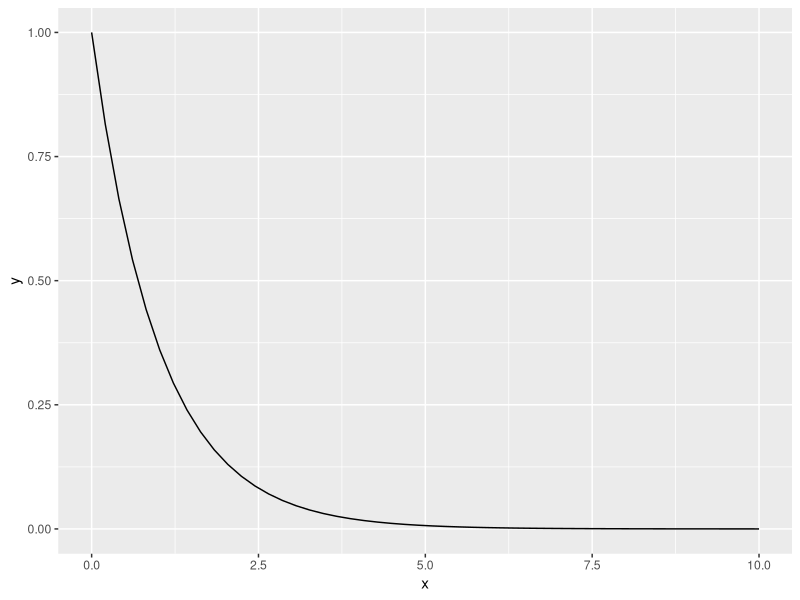
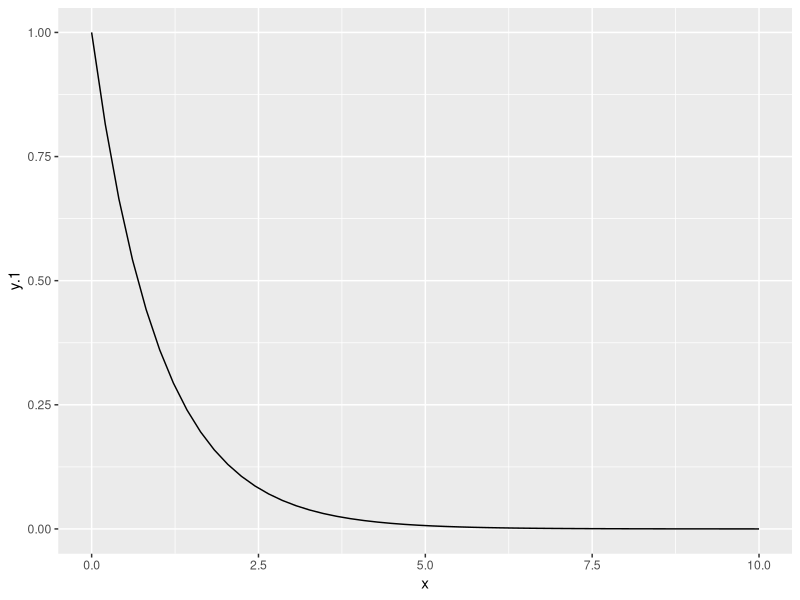
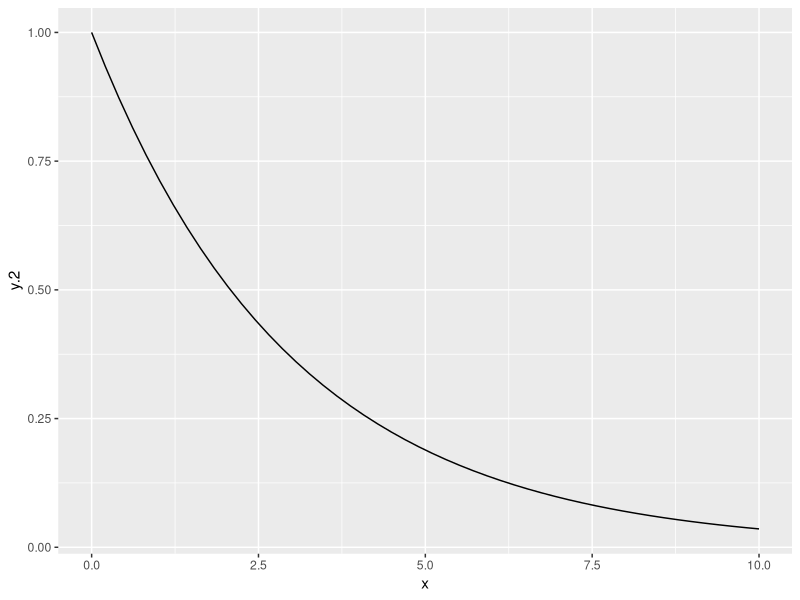

Recreate these plots in R, in order.
## ---- chunk 1
knitr::opts_chunk$set(fig.width = 4, fig.height = 3)
## ---- chunk 2
NegExp <- function(x, a, b) {
	a*exp(-b*x)
}
## ---- chunk 3
x <- seq(from = 0, to = 10, length = 50)
y <- NegExp(x, a = 1, b = 1)
nexp <- data.frame(x=x, y=y)
head(nexp)
## ---- chunk 4
library(ggplot2) #don't forget to load the package
ggplot(nexp, aes(x=x,y=y)) + geom_line()
## ---- chunk 5
NegExp <- function(x, a = 1, b = 1) {
	a*exp(-b*x)
}

nexp$y.1 <- NegExp(x) # using default values of a and b
ggplot(nexp, aes(x=x,y=y.1)) + geom_line()
nexp$y.2 <- NegExp(x, b=1/3) # using default value of a, but changing b
ggplot(nexp, aes(x=x,y=y.2)) + geom_line()
## ---- chunk 6
NegExp <- function(x, a = 1, b = 1) {
	y <- a*exp(-b*x)
	return(y)
}
## ---- chunk 7
library(tidyverse)
FuncResp <- read_csv("ReedfrogFuncresp.csv")
lm1 <- lm(Killed ~ Initial, data=FuncResp)
summary(lm1)
## ---- chunk 8
summary(lm1)$coefficients
## ---- chunk 9
paste("Pi equals ", pi, sep="") # The sep= bit specifies what separate the pieces
## ---- chunk 10
c <- summary(lm1)$coefficients

paste("(beta = ", round(c[2,"Estimate"], 3), 
			" ± ", round(c[2,"Std. Error"], 3), 
			", t = ", round(c[2, "t value"], 3), 
			", P = ", round(c[2, "Pr(>|t|)"], 3),
			")",
			sep="")
## ---- chunk 11
paste("(beta = ", round(c[2,"Estimate"], 3), 
			" ± ", round(c[2,"Std. Error"], 3), 
			", t = ", round(c[2, "t value"], 3), 
			", P", ifelse( c[2, "Pr(>|t|)"]<0.001, 
						 " < 0.001", 
						 paste(" =", round(c[2, "Pr(>|t|)"], 3) )
			   ),
			")",
			sep="")
## ---- chunk 12
extract_stats <- function(model, term=2){ # notice the default for term
	
}
## ---- chunk 13
extract_stats <- function(model, term=2){ # notice the default for slot
	c <- summary(model)$coefficients
	paste("(beta = ", round(c[term,"Estimate"], 3), 
				" XX ", round(c[term,"Std. Error"], 3), 
				", t = ", round(c[term, "t value"], 3), 
				", P", ifelse( c[term, "Pr(>|t|)"]<0.001, 
											 " < 0.001", 
											 paste(" =", round(c[term, "Pr(>|t|)"], 3) )
				),
				")",
				sep="")
}
## ---- chunk 14
extract_stats(lm1, term=2)
extract_stats(lm1, term=1)
## ---- chunk 15
rinline <- function(code) {
  sprintf('``` `r %s` ```', code)
}
